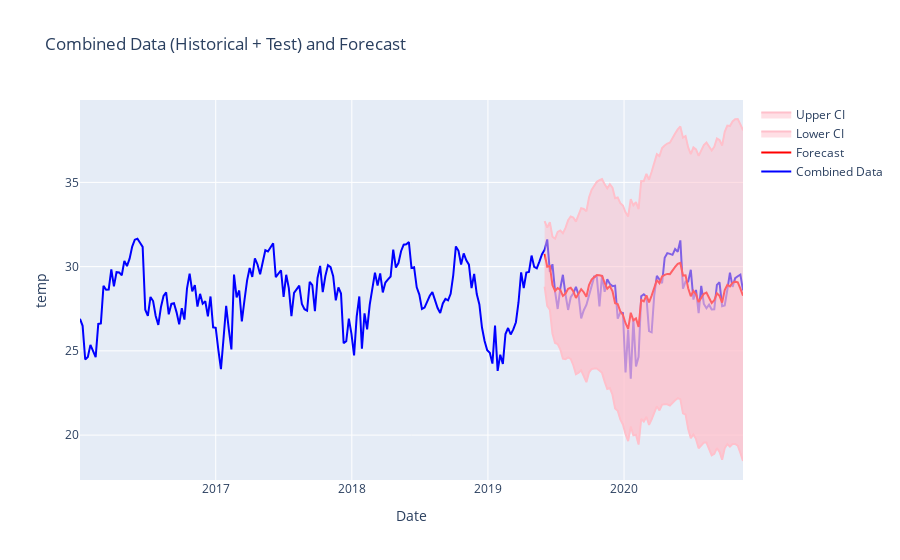

Here is the notebook cell this chart was saved with:
### Code cell
# Auto arima result Best model:  ARIMA(2,0,2)(0,0,2)[52]

warnings.filterwarnings("ignore")
# Fit the SARIMA model (use SARIMAX from statsmodels)
sarima_model = SARIMAX(
    train[train_column], order=(2, 0, 2), seasonal_order=(2, 0, 2, 52)
)
sarima_result = sarima_model.fit()

# Forecast vs. Actual Plot using Plotly
forecast = sarima_result.get_forecast(steps=len(test))
forecast_mean = forecast.predicted_mean
confidence_interval = forecast.conf_int()

# Create a Plotly figure for the forecast vs. actual plot
fig_forecast = make_subplots(rows=1, cols=1)

# Combine the historical and test data into a single series
combined_data = pd.concat([train[train_column], test[train_column]])

# Add the combined data
fig_forecast.add_trace(
    go.Scatter(
        x=combined_data.index,
        y=combined_data,
        mode="lines",
        name="Combined Data",
        line=dict(color="blue"),
    )
)

# Add forecasted data
fig_forecast.add_trace(
    go.Scatter(
        x=test.index,
        y=forecast_mean,
        mode="lines",
        name="Forecast",
        line=dict(color="red"),
    )
)

# Add confidence interval
fig_forecast.add_trace(
    go.Scatter(
        x=test.index,
        y=confidence_interval.iloc[:, 0],
        fill="tonexty",
        mode="lines",
        name="Lower CI",
        line=dict(color="pink"),
    )
)
fig_forecast.add_trace(
    go.Scatter(
        x=test.index,
        y=confidence_interval.iloc[:, 1],
        fill="tonexty",
        mode="lines",
        name="Upper CI",
        line=dict(color="pink"),
    )
)

# Customize the layout
fig_forecast.update_layout(
    title="Combined Data (Historical + Test) and Forecast",
    xaxis_title="Date",
    yaxis_title=train_column,
)

# Show the forecast vs. actual plot
fig_forecast.show()

# Residual plots with a larger figure size
sarima_result.plot_diagnostics(figsize=(12, 8))
plt.show()
